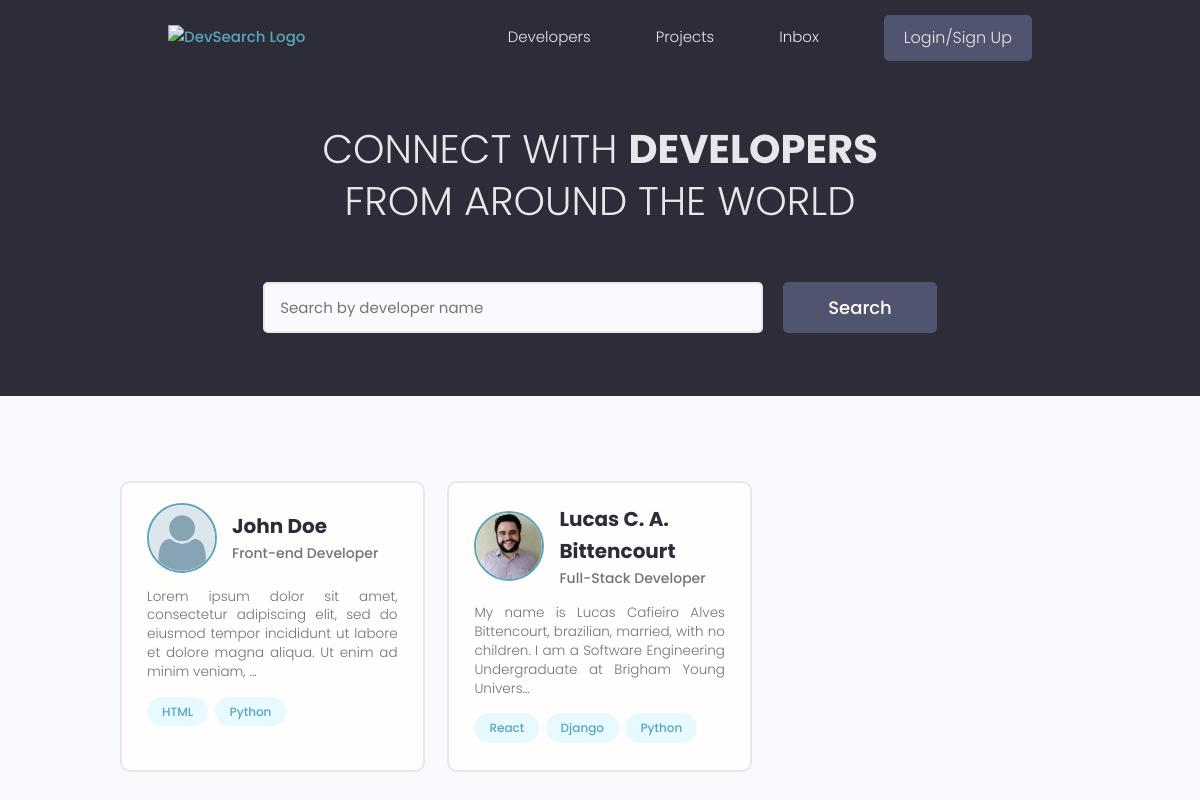
The app's page /, older data.
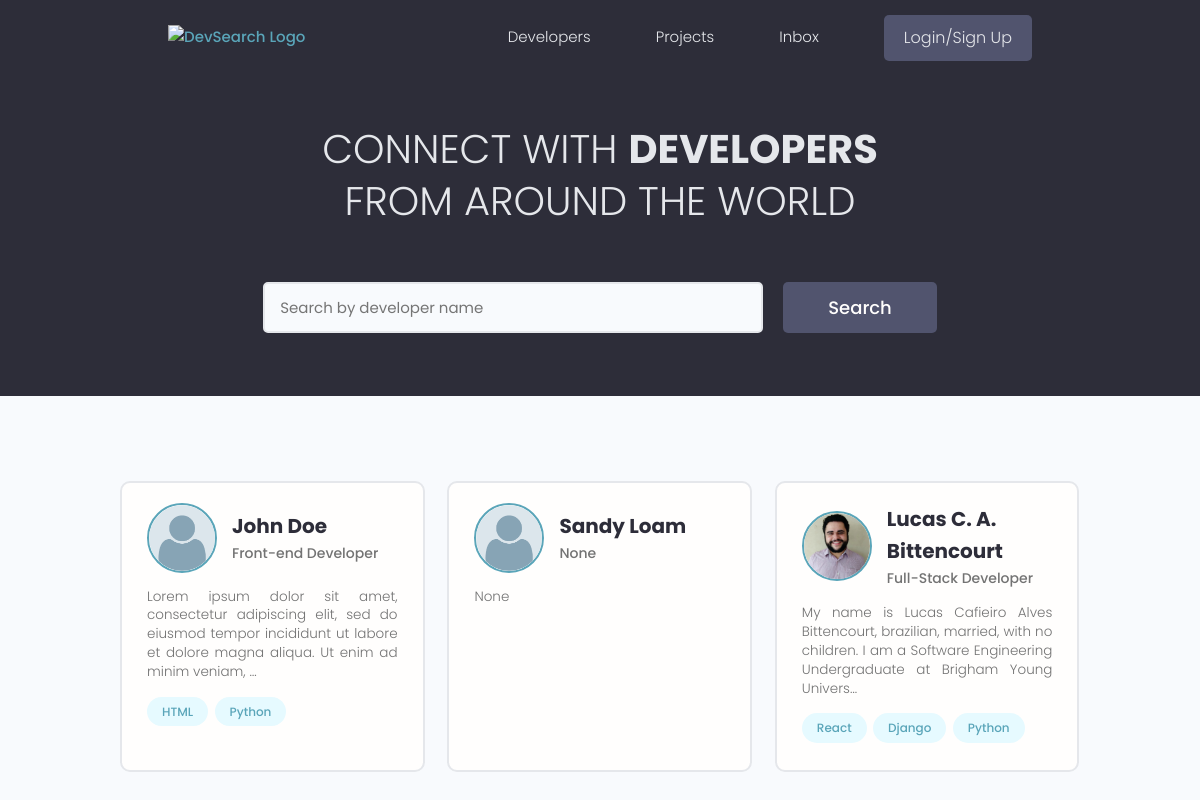
The same page, newer data.
### users/models.py (models this page shows, shortened)
class Profile(models.Model):
    user = models.OneToOneField(User, on_delete=models.CASCADE, null=True, blank=True)
    name = models.CharField(max_length=200, blank=True, null=True)
    email = models.EmailField(max_length=500, blank=True, null=True)
    username = models.CharField(max_length=200, blank=True, null=True)
    location = models.CharField(max_length=200, blank=True, null=True)
    short_intro = models.CharField(max_length=200, blank=True, null=True)
    bio = models.TextField(blank=True, null=True)
    profile_image = models.ImageField(
        null=True, blank=True, upload_to='profiles/', default='profiles/user_default.png')
    social_github = models.CharField(max_length=200, blank=True, null=True)
    social_twitter = models.CharField(max_length=200, blank=True, null=True)
    social_linkedin = models.CharField(max_length=200, blank=True, null=True)
    social_youtube = models.CharField(max_length=200, blank=True, null=True)
    social_website = models.CharField(max_length=200, blank=True, null=True)
    created = models.DateTimeField(auto_now_add=True)
    id = models.UUIDField(default=uuid.uuid4, unique=True,
                            primary_key=True, editable=False)

class Skill(models.Model):
    owner = models.ForeignKey(Profile, on_delete=models.CASCADE, blank=True, null=True)
    name = models.CharField(max_length=200, blank=True, null=True)
    description = models.TextField(blank=True, null=True)
    created = models.DateTimeField(auto_now_add=True)
    id = models.UUIDField(default=uuid.uuid4, unique=True,
                            primary_key=True, editable=False)
    def __str__(self):
        return str(self.name)

### users/views.py (the view)
# urls.py: path('', views.profiles, name="profiles_list"),
def profiles(request):
    profiles, search_query = search_profiles(request)
    context = { 'profiles': profiles, 'search_query': search_query }
    return render(request, 'users/profiles.html', context)

### users/utils.py (called while the page is built)
def search_profiles(request):
  search_query = ''
  if request.GET.get('search_query'):
      search_query = request.GET.get('search_query')
  skills = Skill.objects.filter(name__icontains=search_query)
  profiles = Profile.objects.distinct().filter(
      Q(name__icontains=search_query) |
      Q(short_intro__icontains=search_query) |
      Q(skill__in=skills)
  )
  return profiles, search_query

### users/templates/users/profiles.html (shortened to what this page needs)
{% extends 'main.html' %}
{% block content %}
<main class="home">
  <section class="hero-section text-center">
    <div class="container container--narrow">
      <div class="hero-section__box">
        <h2>CONNECT WITH <span>DEVELOPERS</span></h2>
        <h2>FROM AROUND THE WORLD</h2>
      </div>
      <div class="hero-section__search">
        <form class="form" action="{% url 'profiles_list' %}" method="get">
          <div class="form__field">
            <input class="input input--text" id="formInput#search" type="text" name="search_query"
              value="{{search_query}}" placeholder="Search by developer name" />
          </div>
          <input class="btn btn--sub btn--lg" type="submit" value="Search" />
        </form>
      </div>
    </div>
  </section>
  <section class="devlist">
    <div class="container">
      <div class="grid grid--three">
        {% for profile in profiles %}
        <div class="column card">
          <div class="dev">
            <a href="{% url 'user_profile' profile.id %}" class="card__body">
              <div class="dev__profile">
                <img class="avatar avatar--md" src="{{ profile.profile_image.url }}" alt="image" />
                <div class="dev__meta">
                  <h3>{{ profile.name }}</h3>
                  <h5>{{ profile.short_intro }}</h5>
                </div>
              </div>
              <p class="dev__info">{{ profile.bio|truncatechars:"150" }}</p>
              <div class="dev__skills">
                {% for skill in profile.skill_set.all|slice:"5" %}
                <span class="tag tag--pill tag--main">
                  <small>{{ skill }}</small>
                </span>
                {% endfor %}
              </div>
            </a>
          </div>
        </div>
        {% endfor %}
      </div>
    </div>
  </section>
</main>
{% endblock content %}

Row changes from the older to the newer data that the page shows:
added Profile: profile_image (placeholder picture), name "Sandy Loam", short_intro "None", bio "None"
